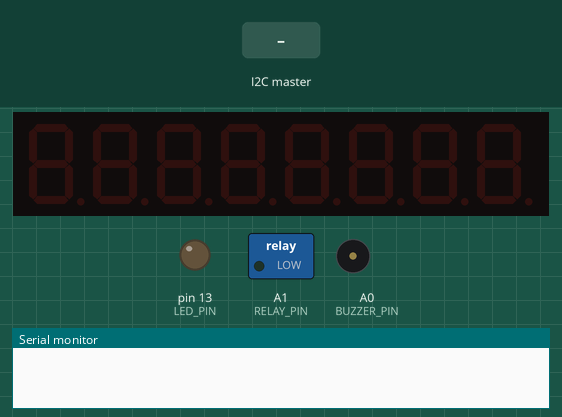
This sketch was run on a simulated Arduino Uno, built with avr-gcc and run on an emulated ATmega328P. Shown: 8-digit seven-segment display, switched loads named in the sketch (green lamp = pin HIGH), output pins drawn as LEDs (lit = HIGH), buzzer (waves = sounding, pin HIGH), the last lines printed to the serial monitor. Dashed ring = blinking. The test bench sets the inputs (shaded band).

Above: at 1.2 s.
1.3 s: the I2C master sends "T"
At 2.7 s:
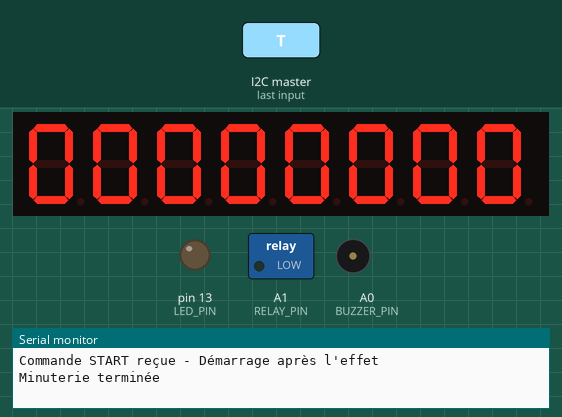
3.0 s: the I2C master sends "S"
At 4.0 s:
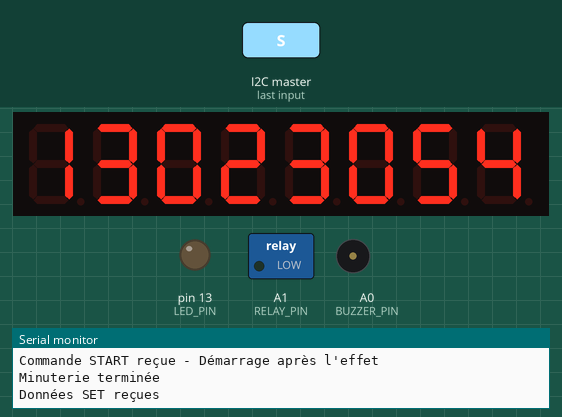
4.5 s: the I2C master sends "T"
At 5.09 s:
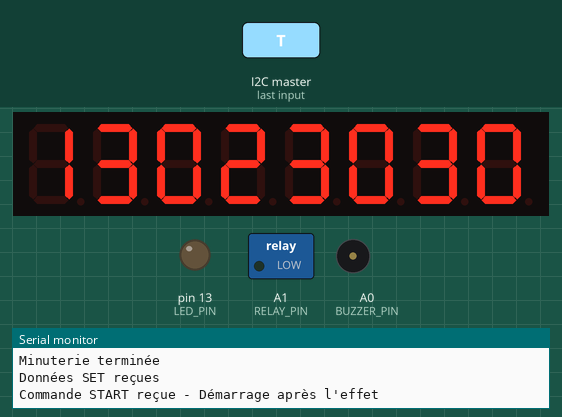
7.5 s: the I2C master sends "P"
At 7.75 s:
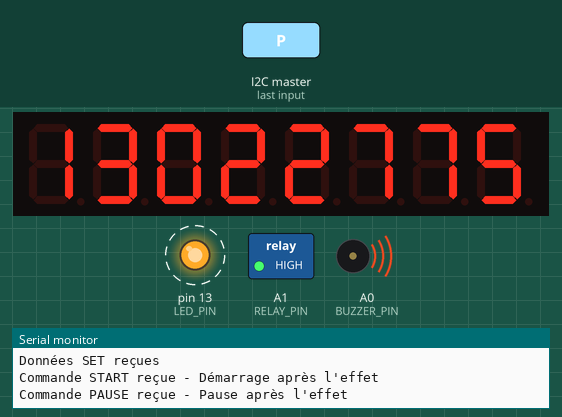
10.5 s: the I2C master sends "U"
At 10.77 s:
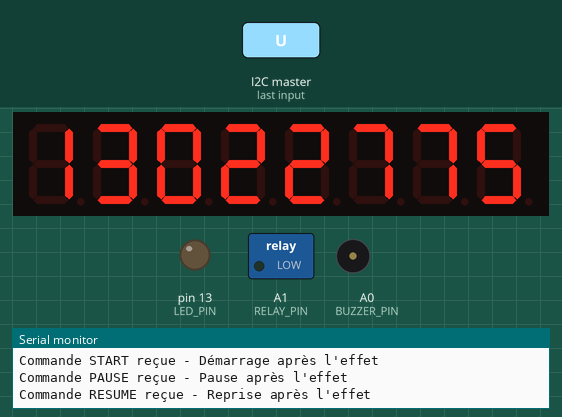
13.5 s: the I2C master sends "R"
At 14.5 s:
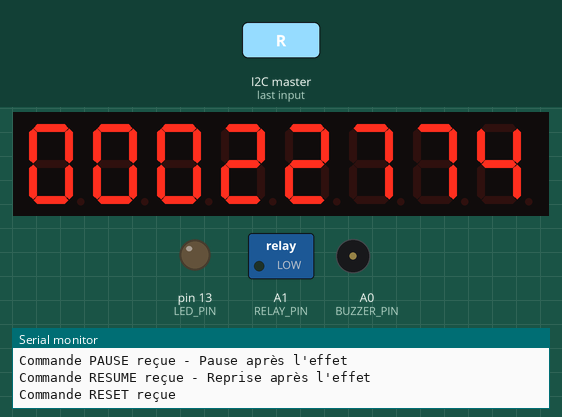
Timing chart, 0 to 16.0 s (numbered marks = the images above; inputs shaded):
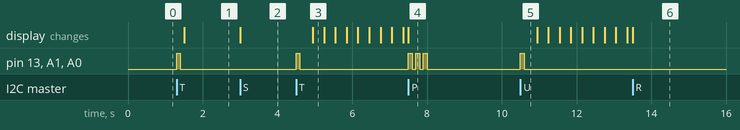

Measured:
- after the input at 1.3 s, pin 13 (LED_PIN), A1 (RELAY_PIN), A0 (BUZZER_PIN): LOW → HIGH at once, → LOW 0.10 s later; the display: changes after 0.20 s (image 1)
- after the input at 3.0 s, the display: changes at once (image 2)
- after the input at 4.5 s, pin 13 (LED_PIN), A1 (RELAY_PIN), A0 (BUZZER_PIN): LOW → HIGH at once, → LOW 0.10 s later; the display: changes after 0.44 s (image 3)
- after the input at 7.5 s, pin 13 (LED_PIN), A1 (RELAY_PIN), A0 (BUZZER_PIN): alternates HIGH for 0.10 s and LOW for 0.10 s, 6 changes in all, then stays LOW, starting at once
- after the input at 10.5 s, pin 13 (LED_PIN), A1 (RELAY_PIN), A0 (BUZZER_PIN): LOW → HIGH at once, → LOW 0.10 s later

The sketch:

Slave.ino
```cpp
#include <Wire.h>
#include <LedControl.h>

const int DIN_PIN = 10;
const int CLK_PIN = 11;
const int CS_PIN = 12;
LedControl lc = LedControl(DIN_PIN, CLK_PIN, CS_PIN, 1);

const int LED_PIN = 13;
const int BUZZER_PIN = A0;
const int RELAY_PIN = A1;

unsigned long duration = 0; // Durée de la minuterie en millisecondes
unsigned long startTime = 0; // Temps de démarrage de la minuterie
unsigned long pauseTime = 0; // Temps de pause de la minuterie
unsigned long remainingTime = 0; // Temps restant
bool timerActive = false; // État de la minuterie
bool timerPaused = false; // État de pause
bool effectActive = false; // État de l'effet sonore et visuel

unsigned long effectStartTime = 0; // Temps de début de l'effet
int effectState = 0; // État actuel de l'effet
char currentCommand = 0; // Commande actuelle à exécuter après l'effet

void setup() {
  Serial.begin(115200); // Initialiser la communication série
  Wire.begin(8); // Joindre le bus I2C en tant qu'esclave avec l'adresse 8
  Wire.onReceive(receiveEvent);

  lc.shutdown(0, false);
  lc.setIntensity(0, 8);
  lc.clearDisplay(0);

  pinMode(LED_PIN, OUTPUT);
  pinMode(BUZZER_PIN, OUTPUT);
  pinMode(RELAY_PIN, OUTPUT);
}

void loop() {
  if (effectActive) {
    handleEffects();
  } else if (timerActive && !timerPaused) {
    unsigned long currentTime = millis();
    if (currentTime - startTime >= duration) {
      timerActive = false;
      displayTime(0);
      Serial.println("Minuterie terminée");
    } else {
      displayTime(duration - (currentTime - startTime));
    }
  }
}

void receiveEvent(int howMany) {
  uint8_t buffer[8];
  for (int i = 0; i < howMany; i++) {
    buffer[i] = Wire.read();
  }

  if (buffer[howMany - 1] == 'S') { // Commande SET
    int hours = buffer[0];
    int minutes = buffer[1];
    int seconds = buffer[2];
    int milliseconds = (buffer[3] << 8) | buffer[4];
    duration = ((unsigned long)hours * 3600000) + ((unsigned long)minutes * 60000) + (seconds * 1000) + milliseconds;
    remainingTime = duration; // Initialiser remainingTime à la durée totale
    displayTime(duration);
    Serial.println("Données SET reçues");
  }

  if (buffer[0] == 'T') { // Commande START
    currentCommand = 'T';
    startEffect(); // Effet sonore et visuel pour START
    Serial.println("Commande START reçue - Démarrage après l'effet");
  }

  if (buffer[0] == 'P') { // Commande PAUSE
    if (timerActive && !timerPaused) {
      pauseTime = millis();
      remainingTime = duration - (pauseTime - startTime);
      timerPaused = true;
      timerActive = false;
      currentCommand = 'P';
      pauseEffect(); // Effet sonore et visuel pour PAUSE
      Serial.println("Commande PAUSE reçue - Pause après l'effet");
    }
  }

  if (buffer[0] == 'U') { // Commande RESUME
    if (timerPaused) {
      currentCommand = 'U';
      resumeEffect(); // Effet sonore et visuel pour RESUME
      Serial.println("Commande RESUME reçue - Reprise après l'effet");
    }
  }

  if (buffer[0] == 'R') { // Commande RESET
    timerActive = false;
    timerPaused = false;
    duration = 0;
    remainingTime = 0;
    displayTime(0);
    Serial.println("Commande RESET reçue");
  }
}

void startEffect() {
  effectActive = true;
  effectStartTime = millis();
  effectState = 1;
}

void pauseEffect() {
  effectActive = true;
  effectStartTime = millis();
  effectState = 1;
}

void resumeEffect() {
  effectActive = true;
  effectStartTime = millis();
  effectState = 1;
}

void handleEffects() {
  unsigned long currentTime = millis();
  switch (effectState) {
    case 1:
      digitalWrite(LED_PIN, HIGH);
      digitalWrite(BUZZER_PIN, HIGH);
      digitalWrite(RELAY_PIN, HIGH);
      if (currentTime - effectStartTime >= 100) {
        digitalWrite(LED_PIN, LOW);
        digitalWrite(BUZZER_PIN, LOW);
        digitalWrite(RELAY_PIN, LOW);
        effectState = 2;
        effectStartTime = currentTime;
      }
      break;
    case 2:
      if (currentTime - effectStartTime >= 100) {
        if (currentCommand == 'P') {
          for (int i = 0; i < 2; i++) {
            digitalWrite(LED_PIN, HIGH);
            digitalWrite(BUZZER_PIN, HIGH);
            digitalWrite(RELAY_PIN, HIGH);
            delay(100);
            digitalWrite(LED_PIN, LOW);
            digitalWrite(BUZZER_PIN, LOW);
            digitalWrite(RELAY_PIN, LOW);
            delay(100);
          }
        }
        effectActive = false;
        executeCommand();
      }
      break;
  }
}

void executeCommand() {
  if (currentCommand == 'T') {
    startTime = millis();
    timerActive = true;
    timerPaused = false;
  } else if (currentCommand == 'U') {
    startTime = millis();
    timerActive = true;
    timerPaused = false;
  }
  currentCommand = 0;
}

void displayTime(unsigned long time) {
  int milliseconds = time % 1000;
  int seconds = (time / 1000) % 60;
  int minutes = (time / 60000) % 60;
  int hours = (time / 3600000) % 24;

  lc.setDigit(0, 7, hours / 10, false);
  lc.setDigit(0, 6, hours % 10, false);
  lc.setDigit(0, 5, minutes / 10, false);
  lc.setDigit(0, 4, minutes % 10, false);
  lc.setDigit(0, 3, seconds / 10, false);
  lc.setDigit(0, 2, seconds % 10, false);
  lc.setDigit(0, 1, milliseconds / 100, false);
  lc.setDigit(0, 0, (milliseconds / 10) % 10, false);
}
```
